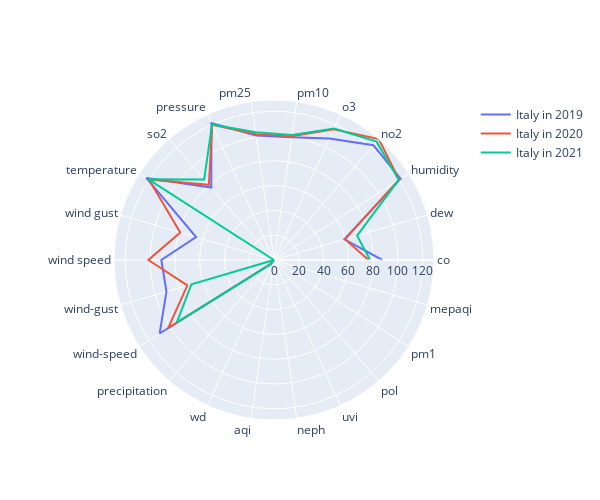

Notebook source saved alongside this figure:
### Markdown cell above
# Radar chart for Italy 2019-2020-2021

### Code cell
species = ['co', 'dew', 'humidity', 'no2', 'o3', 'pm10', 'pm25', 'pressure',
       'so2', 'temperature', 'wind gust', 'wind speed', 'wind-gust',
       'wind-speed', 'precipitation', 'wd', 'aqi', 'neph', 'uvi', 'pol',
       'pm1', 'mepaqi']

fig = go.Figure()

fig.add_trace(go.Scatterpolar(
      r=[value for value in res.loc[(res['Country'] == 'IT') & (res['Year'] == '2019')]['count']],
      theta=species,
      name='Italy in 2019'
))
fig.add_trace(go.Scatterpolar(
      r=[value for value in res.loc[(res['Country'] == 'IT') & (res['Year'] == '2020')]['count']],
      theta=species,
      name='Italy in 2020'
))
fig.add_trace(go.Scatterpolar(
      r=[value for value in res.loc[(res['Country'] == 'IT') & (res['Year'] == '2021')]['count']],
      theta=species,
      name='Italy in 2021'
))


fig.update_layout(
  width=600,
    height=500,
  polar=dict(
    radialaxis=dict(
      visible=True,
    )),
  showlegend=True
)



#fig.show()

### Figure 1 — Plotly figure (JSON) as saved in the notebook; plotly's stock layout.template omitted (floating-point values rounded to 4 significant figures)
{"data": [{"name": "Italy in 2019", "r": [87.47, 59.18, 121.4, 122.5, 107.7, 100.1, 101.5, 121.5, 77.29, 122.5, 65.5, 90.92, 90.44, 109.7, 4.492, 0, 0, 0, 0, 0, 0, 0], "theta": ["co", "dew", "humidity", "no2", "o3", "pm10", "pm25", "pressure", "so2", "temperature", "wind gust", "wind speed", "wind-gust", "wind-speed", "precipitation", "wd", "aqi", "neph", "uvi", "pol", "pm1", "mepaqi"], "type": "scatterpolar"}, {"name": "Italy in 2020", "r": [76.24, 59.76, 119.9, 129.1, 115.9, 100.9, 102.5, 119.9, 80.24, 120.0, 78.83, 101.3, 72.85, 101.5, 4.324, 0, 0, 0, 0, 0, 0, 0], "theta": ["co", "dew", "humidity", "no2", "o3", "pm10", "pm25", "pressure", "so2", "temperature", "wind gust", "wind speed", "wind-gust", "wind-speed", "precipitation", "wd", "aqi", "neph", "uvi", "pol", "pm1", "mepaqi"], "type": "scatterpolar"}, {"name": "Italy in 2021", "r": [77.54, 69.86, 119.6, 126.3, 116.7, 101.9, 104.1, 120.3, 86.03, 120.4, 0, 0, 69.39, 93.19, 4.971, 0, 0, 0, 0, 0, 0, 0], "theta": ["co", "dew", "humidity", "no2", "o3", "pm10", "pm25", "pressure", "so2", "temperature", "wind gust", "wind speed", "wind-gust", "wind-speed", "precipitation", "wd", "aqi", "neph", "uvi", "pol", "pm1", "mepaqi"], "type": "scatterpolar"}], "layout": {"height": 500, "polar": {"radialaxis": {"visible": true}}, "showlegend": true, "width": 600}}
